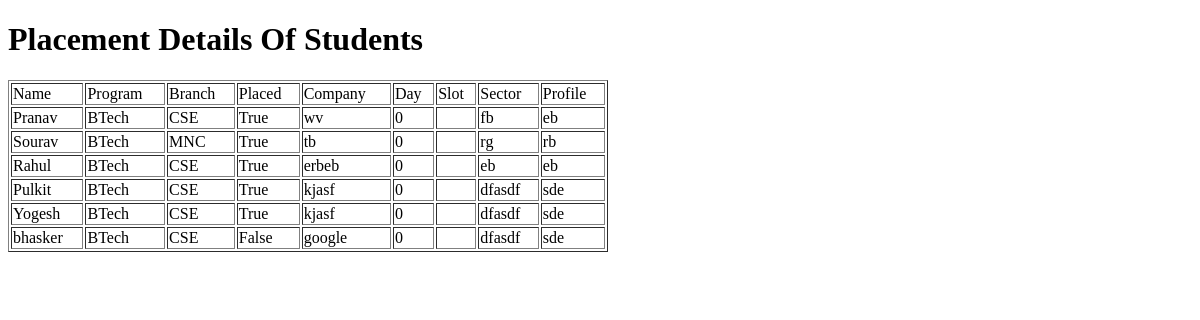
The app's page /showStudent, older data.
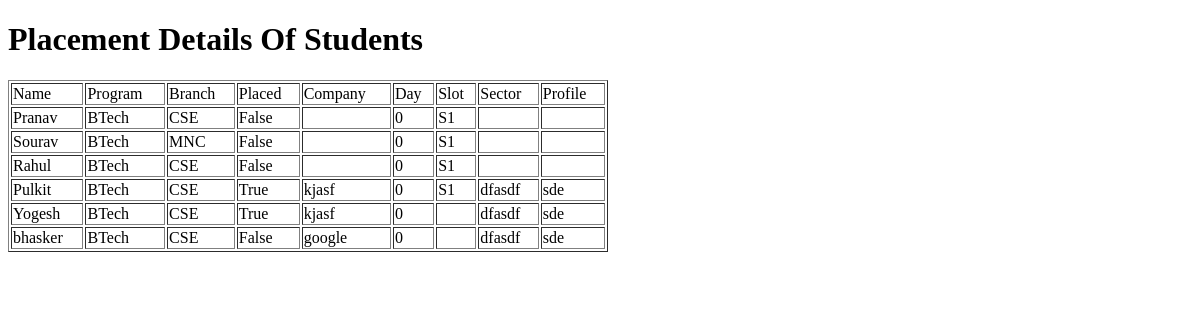
The same page, newer data.
### home/models.py (models this page shows, shortened)
class Student(models.Model):
	name = models.CharField(max_length=200)
	PROGRAM_CHOICES = [
        ('BTech', 'Bachelor of Technology'),
        ('BDes', 'Bachelor of Design'),
        ('MTech', 'Master of Technology'),
        ('MDes', 'Master of Design'),
    ]
	programs = models.CharField(
		max_length=5,
        choices=PROGRAM_CHOICES,
        default='BTech',
	)
	day=models.IntegerField(validators=[MaxValueValidator(10),MinValueValidator(0)],default=0)
	branch = models.ForeignKey(Branch,on_delete=models.CASCADE)
	company = models.CharField(max_length=100, blank=True)
	placed = models.BooleanField(default=False)
	sector = models.CharField(max_length=100, blank=True)
	profile = models.CharField(max_length=100, blank=True)
	SLOT_CHOICES = [
        ('S1', 'Slot 1'),
        ('S2', 'Slot 2'),
        ('S3', 'Slot 3'),
    ]
	slot = models.CharField(
		max_length=2,
        choices=SLOT_CHOICES,
        blank=True
	)

class Branch(models.Model):
	branchName = models.CharField(
		max_length=50,
		choices=BRANCH_CHOICES,
		default='CSE'
		)
	num = models.IntegerField(default=0,validators=[MinValueValidator(0)])
	def __str__(self):
		return self.branchName

### home/views.py (the view)
# urls.py: path('showStudent',views.showStudent, name='showStudent'),
def showStudent(request):
	allstudents=Student.objects.all()
	context={'allstudents':allstudents}
	return render(request,'home/showStudent.html',context)

### home/templates/home/showStudent.html (shortened to what this page needs)
<!DOCTYPE html>
<html>
<head>
</head>
<body>
	<h1>Placement Details Of Students</h1>
<table border="1" width="600">
<tr>
<td>Name</td>
<td>Program</td>
<td>Branch</td>
<td>Placed</td>
<td>Company</td>
<td>Day</td>
<td>Slot</td>
<td>Sector</td>
<td>Profile</td>
</tr>
{% for student in allstudents %}
<tr>
<td> {{ student.name }}</td>
<td> {{ student.programs }}</td>
<td> {{ student.branch }}</td>
<td> {{ student.placed }}</td>
<td> {{ student.company }}</td>
<td> {{ student.day }}</td>
<td> {{ student.slot }}</td>
<td> {{ student.sector}}</td>
<td> {{ student.profile }}</td>
</tr>
{% endfor %}
</table>
</body>

Row changes from the older to the newer data that the page shows:
changed Student "Pranav": placed "True" → "False"; slot (not shown) → "S1"; company "wv" → (not shown); sector "fb" → (not shown); profile "eb" → (not shown)
changed Student "Sourav": placed "True" → "False"; slot (not shown) → "S1"; company "tb" → (not shown); sector "rg" → (not shown); profile "rb" → (not shown)
changed Student "Rahul": placed "True" → "False"; slot (not shown) → "S1"; company "erbeb" → (not shown); sector "eb" → (not shown); profile "eb" → (not shown)
changed Student "Pulkit": slot (not shown) → "S1"
